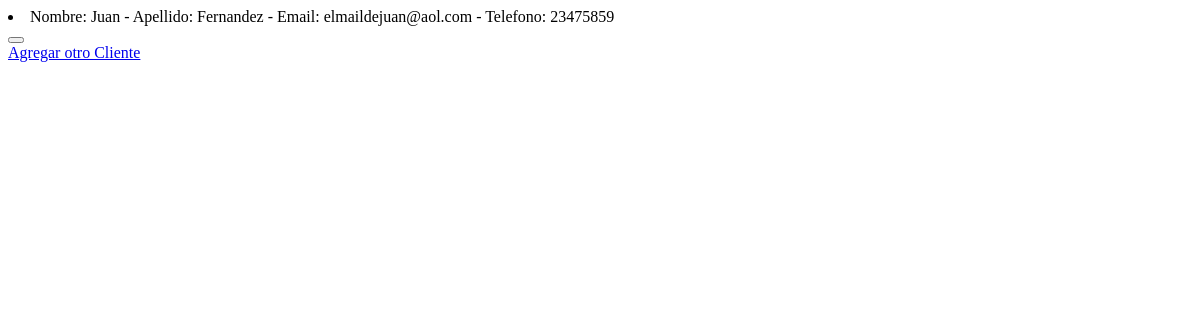
The page /AppDisqueria/leerCliente on the database as committed earlier.
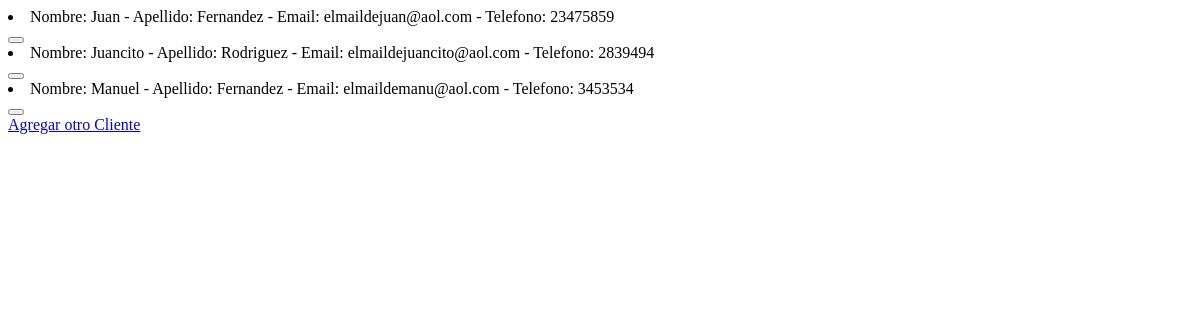
The same page on the database as committed later.
### AppDisqueria/models.py (models this page shows)
class Cliente(models.Model):
    nombre= models.CharField(max_length=30)
    apellido= models.CharField(max_length=30)
    email= models.EmailField()
    telefono = models.IntegerField()
    def __str__(self):
        return f"Nombre: {self.nombre} - Apellido: {self.apellido} - Email: {self.email} - Telefono: {self.telefono}"

### AppDisqueria/views.py (the view)
# urls.py: path('leerCliente', views.leerClientes, name = "LeerClientes"),
def leerClientes(request):
      clientes = Cliente.objects.all() #trae todos los profesores
      contexto= {"clientes":clientes}
      return render(request, "AppDisqueria/leerClientes.html",contexto)

### AppDisqueria/template/AppDisqueria/leerClientes.html (shortened to what this page needs)
<!DOCTYPE html>
<html lang="en">
<head>
</head>
<body>
    {% for p in clientes %}
        <li>{{p}}</li>
        <button>
        </button>
    {% endfor %}
    <br>
    <a href="clientes">Agregar otro Cliente</a>
</body>
</html>

Rows that differ between the two databases and show on the page:
added Cliente: nombre+apellido+email "Nombre: Juancito - Apellido: Rodriguez - Email: elmaildejuancito@aol.com - Telefono: 2839494"
added Cliente: nombre+apellido+email "Nombre: Manuel - Apellido: Fernandez - Email: elmaildemanu@aol.com - Telefono: 3453534"
